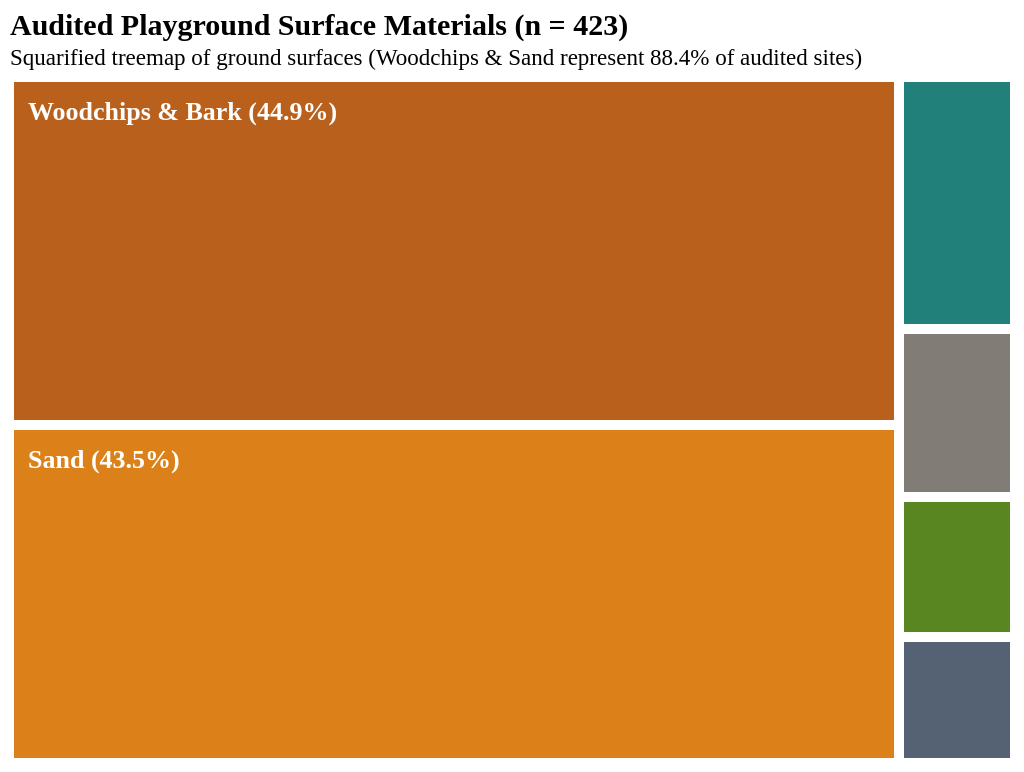

The specification (Vega-Lite) saved for this image:
### Vega specification from a JSON file in a GitHub repository (floating-point values rounded to 4 significant figures)
{"$schema": "https://vega.github.io/schema/vega/v5.json", "width": 500, "height": 340, "padding": 5, "title": {"text": "Audited Playground Surface Materials (n = 423)", "subtitle": "Squarified treemap of ground surfaces (Woodchips & Sand represent 88.4% of audited sites)", "font": "Merriweather", "fontSize": 15, "subtitleFont": "Plus Jakarta Sans", "subtitleFontSize": 11.5, "anchor": "start"}, "data": [{"name": "tree_nodes", "values": [{"id": "Audited Surfaces", "parent": null, "Site_Count": null}, {"id": "Woodchips & Bark", "parent": "Audited Surfaces", "Site_Count": 190, "pct": "44.9%"}, {"id": "Sand", "parent": "Audited Surfaces", "Site_Count": 184, "pct": "43.5%"}, {"id": "Impact Rubber", "parent": "Audited Surfaces", "Site_Count": 18, "pct": "4.3%"}, {"id": "Earth & Gravel", "parent": "Audited Surfaces", "Site_Count": 12, "pct": "2.8%"}, {"id": "Grass & Turf", "parent": "Audited Surfaces", "Site_Count": 10, "pct": "2.4%"}, {"id": "Concrete & Paved", "parent": "Audited Surfaces", "Site_Count": 9, "pct": "2.1%"}], "transform": [{"type": "stratify", "key": "id", "parentKey": "parent"}, {"type": "treemap", "field": "Site_Count", "sort": {"field": "value", "order": "descending"}, "round": true, "method": "squarify", "paddingInner": 3, "size": [{"signal": "width"}, {"signal": "height"}]}]}], "scales": [{"name": "color", "type": "ordinal", "domain": ["Woodchips & Bark", "Sand", "Impact Rubber", "Earth & Gravel", "Grass & Turf", "Concrete & Paved"], "range": ["#B45309", "#D97706", "#0F766E", "#78716C", "#4D7C0F", "#475569"]}], "marks": [{"type": "rect", "from": {"data": "tree_nodes"}, "encode": {"enter": {"fill": {"scale": "color", "field": "id"}, "stroke": {"value": "#FFFFFF"}, "strokeWidth": {"value": 2}}, "update": {"x": {"field": "x0"}, "y": {"field": "y0"}, "x2": {"field": "x1"}, "y2": {"field": "y1"}, "fillOpacity": {"signal": "datum.depth > 0 ? 0.92 : 0"}, "tooltip": {"signal": "datum.depth > 0 ? {'Surface Material': datum.id, 'Audited Playgrounds': datum.Site_Count, 'Share of Audited Sites': datum.pct} : null"}}, "hover": {"fillOpacity": {"value": 1}}}}, {"type": "text", "from": {"data": "tree_nodes"}, "encode": {"enter": {"font": {"value": "Plus Jakarta Sans"}, "fontWeight": {"value": "bold"}, "fill": {"value": "#FFFFFF"}, "baseline": {"value": "top"}}, "update": {"x": {"field": "x0", "offset": 8}, "y": {"field": "y0", "offset": 10}, "text": {"signal": "datum.depth > 0 && (datum.x1 - datum.x0) > 65 ? datum.id + ' (' + datum.pct + ')' : ''"}, "fontSize": {"signal": "(datum.x1 - datum.x0) > 140 ? 13 : 10"}}}}]}
